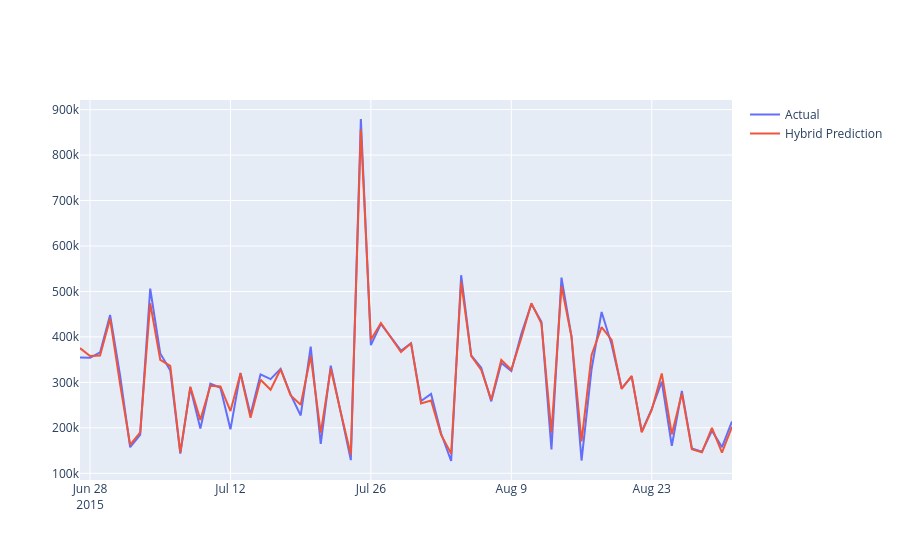

The notebook cell saved with this chart:
### Code cell
fig = go.Figure()

fig.add_trace(go.Scatter(x=test['date'],y=y_test,name='Actual'))
fig.add_trace(go.Scatter(x=test['date'],y=hybrid_pred,name='Hybrid Prediction'))

fig.show()
